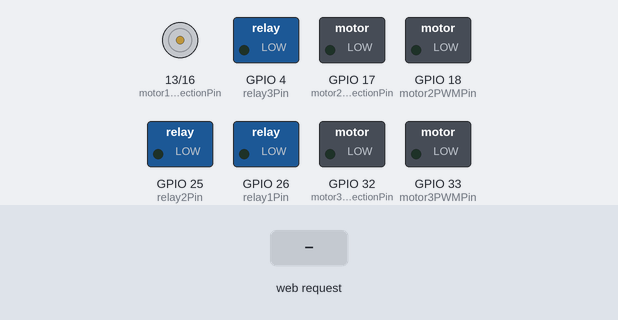
Recording of a sketch running on a simulated ESP32. Shown: direction and speed pins drawn as motors (green arrow = direction pin HIGH = forward, orange = LOW = backward, longer = more drive), switched loads named in the sketch (green lamp = pin HIGH). Inputs (shaded band) come from the test bench. WiFi joins after 1.5 s; servers stay silent unless stated; what the sketch prints to the serial monitor is not drawn.

Above: at 3.2 s.
3.3 s: HTTP request GET /motor?motor=1&pwm=1&direction=1 received
4.8 s: HTTP request GET /relay received
Timing chart, 0 to 7.8 s (numbered marks = the images above; inputs shaded):
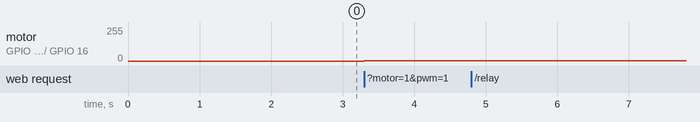

The sketch:

Solar_Wifi_Control_Final.ino
```cpp
#include <WiFi.h>
#include <WebServer.h>
// #include <ESPAsyncWebServer.h>

const char* ssid = "BT-7274";
const char* password = "1029384756";

// Motor control pins
const int motor1PWMPin = 16;
const int motor1DirectionPin = 13;
const int motor2PWMPin = 18;
const int motor2DirectionPin = 17;
const int motor3PWMPin = 33;
const int motor3DirectionPin = 32;

// Relay control pins
const int relay1Pin = 26;
const int relay2Pin = 25;
const int relay3Pin = 4;

WebServer server(80);


void motorControlHandler(){
    int motorNum = server.arg("motor").toInt();
    int pwm = server.arg("pwm").toInt();
    int direction = server.arg("direction").toInt();
    Serial.println("Motor data");
    Serial.println(motorNum);
    Serial.println(pwm);
    Serial.println(direction);
    // Apply motor control based on motor number
    switch (motorNum) {
      case 1:
        analogWrite(motor1PWMPin, pwm);
        digitalWrite(motor1DirectionPin, direction);
        break;
      case 2:
        analogWrite(motor2PWMPin, pwm);
        digitalWrite(motor2DirectionPin, direction);
        break;
      case 3:
        analogWrite(motor3PWMPin, pwm);
        digitalWrite(motor3DirectionPin, direction);
        break;
      default:
        server.send(400, "text/plain", "Invalid motor number");
        return;
    }

    server.send(200, "text/plain", "Motor control applied");
  }


void relayHandler(){

    int relayNum = server.arg("relay").toInt();
    int state = server.arg("state").toInt();
    Serial.println("Relay data");
    Serial.println(relayNum);
    Serial.println(state);
    // Apply relay control based on relay number
    switch (relayNum) {
      case 1:
        digitalWrite(relay1Pin, state);
        break;
      case 2:
        digitalWrite(relay2Pin, state);
        break;
      case 3:
        digitalWrite(relay3Pin, state);
        break;
      default:
        server.send(400, "text/plain", "Invalid relay number");
        return;
    }

    server.send(200, "text/plain", "Relay control applied");
}

void setup() {
  // Initialize serial communication
  Serial.begin(115200);

  // Connect to Wi-Fi
  WiFi.begin(ssid, password);
  while (WiFi.status() != WL_CONNECTED) {
    delay(1000);
    Serial.println("Connecting to WiFi...");
  }
  Serial.println("Connected to WiFi");
  Serial.print("Local IP: ");
  Serial.println(WiFi.localIP());

   pinMode(motor1PWMPin, OUTPUT);
  pinMode(motor1DirectionPin, OUTPUT);
  pinMode(motor2PWMPin, OUTPUT);
  pinMode(motor2DirectionPin, OUTPUT);
  pinMode(motor3PWMPin, OUTPUT);
  pinMode(motor3DirectionPin, OUTPUT);
  pinMode(relay1Pin, OUTPUT);
  pinMode(relay2Pin, OUTPUT);
  pinMode(relay3Pin, OUTPUT);

  // server.on("/", HTTP_GET, [](AsyncWebServerRequest *request){
  //   request->send(200, "text/plain", "ESP32 Motor and Relay Control");

  server.on("/motor",motorControlHandler);
  server.on("/relay", relayHandler);

  server.begin();
}

void loop() {
  // Handle incoming client requests
  server.handleClient();
}
```

Measured:
- after the input at 3.3 s, motor on GPIO 13 (motor1DirectionPin) / GPIO 16 (motor1PWMPin): stopped → forward 1/255 at once
- after the input at 4.8 s, every drawn part: stays the same
